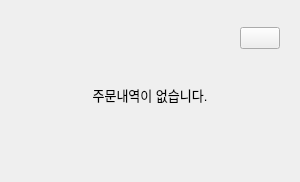
<?xml version="1.0" encoding="UTF-8"?>
<ui version="4.0">
 <class>MainWindow</class>
 <widget class="QMainWindow" name="MainWindow">
  <property name="geometry">
   <rect>
    <x>0</x>
    <y>0</y>
    <width>300</width>
    <height>182</height>
   </rect>
  </property>
  <property name="sizePolicy">
   <sizepolicy hsizetype="Preferred" vsizetype="Preferred">
    <horstretch>0</horstretch>
    <verstretch>0</verstretch>
   </sizepolicy>
  </property>
  <property name="windowTitle">
   <string>MainWindow</string>
  </property>
  <property name="layoutDirection">
   <enum>Qt::LeftToRight</enum>
  </property>
  <widget class="QWidget" name="centralwidget">
   <layout class="QVBoxLayout" name="verticalLayout">
    <property name="spacing">
     <number>9</number>
    </property>
    <property name="leftMargin">
     <number>20</number>
    </property>
    <property name="topMargin">
     <number>0</number>
    </property>
    <property name="rightMargin">
     <number>20</number>
    </property>
    <item>
     <layout class="QHBoxLayout" name="horizontalLayout">
      <property name="spacing">
       <number>0</number>
      </property>
      <item>
       <spacer name="horizontalSpacer">
        <property name="orientation">
         <enum>Qt::Horizontal</enum>
        </property>
        <property name="sizeHint" stdset="0">
         <size>
          <width>40</width>
          <height>10</height>
         </size>
        </property>
       </spacer>
      </item>
      <item>
       <widget class="QPushButton" name="btnClose">
        <property name="text">
         <string/>
        </property>
        <property name="icon">
         <iconset>
          <normaloff>image/close.png</normaloff>image/close.png</iconset>
        </property>
       </widget>
      </item>
     </layout>
    </item>
    <item>
     <widget class="QLabel" name="label_message">
      <property name="minimumSize">
       <size>
        <width>0</width>
        <height>60</height>
       </size>
      </property>
      <property name="maximumSize">
       <size>
        <width>16777215</width>
        <height>60</height>
       </size>
      </property>
      <property name="font">
       <font>
        <pointsize>10</pointsize>
       </font>
      </property>
      <property name="text">
       <string>주문내역이 없습니다.</string>
      </property>
      <property name="alignment">
       <set>Qt::AlignHCenter|Qt::AlignTop</set>
      </property>
     </widget>
    </item>
   </layout>
  </widget>
 </widget>
 <resources/>
 <connections/>
</ui>
